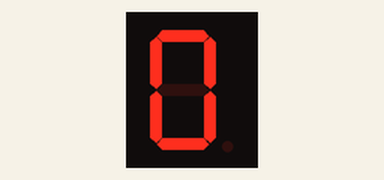
Recording of a sketch running on a simulated Arduino Uno, built with avr-gcc and run on an emulated ATmega328P. Shown: 1-digit seven-segment display. Wiring (inferred from the names in the program): 1-digit 7-segment display, segments lit when LOW: segments pin 1, pin 2, pin 3, pin 4, pin 5, pin 6, pin 7, pin 8. The segment pins are drawn as the display they are named for.

Above: at 4.1 s.
At 14.1 s:
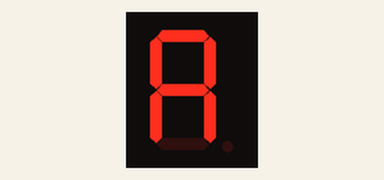
At 18.1 s:
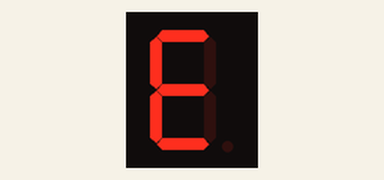
At 21.1 s:
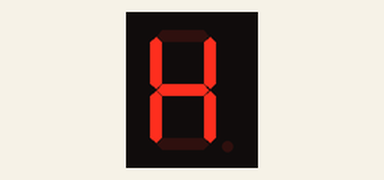
At 23.1 s:
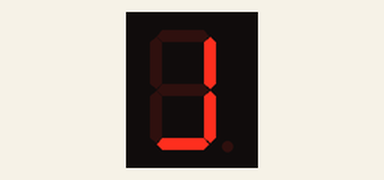
At 39.1 s:
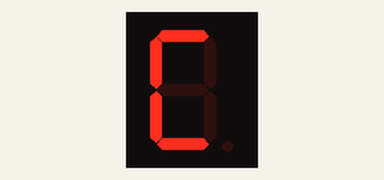

The sketch:

Seven_Segment_Display.ino
```cpp
/*
  Seven Segment Display
  Display numeric digits on a seven segment LED display.

  Daniel Porrey
  Snap Circuits - Seven Segment Display
  https://www.hackster.io/porrey/sc-sevensegmentdisplay

*/

// ***
// *** Specifies the amount of time (in milliseconds)
// *** to pause between turning the LEDs on and off.
// ***
#define DELAY 1000

// ***
// *** The pins used for each LED segment. The
// *** seven segment display has it's segments
// *** label A through G and DP for the period.
// ***
#define PIN_A  1
#define PIN_B  2
#define PIN_C  3
#define PIN_D  4
#define PIN_E  5
#define PIN_F  6
#define PIN_G  7
#define PIN_DP 8

// ***
// *** Specifies the index of each pin
// *** in the FONT array.
// ***
#define IDX_A  0
#define IDX_B  1
#define IDX_C  2
#define IDX_D  3
#define IDX_E  4
#define IDX_F  5
#define IDX_G  6
#define IDX_DP 7

// ***
// *** Defines the characters by specifying
// *** which segment is HIGH or lOW for the
// *** specific character.
// ***
#define CHARACTER_COUNT 23
const uint8_t FONT[CHARACTER_COUNT][8] =
{
//   A     B     C     D     E     F     G     DP      Character  Index
    {LOW,  LOW,  LOW,  LOW,  LOW,  LOW,  HIGH, HIGH }, // Zero    [ 0]
    {HIGH, LOW,  LOW,  HIGH, HIGH, HIGH, HIGH, HIGH }, // One     [ 1]
    {LOW,  LOW,  HIGH, LOW,  LOW,  HIGH, LOW,  HIGH }, // Two     [ 2]
    {LOW,  LOW,  LOW,  LOW,  HIGH, HIGH, LOW,  HIGH }, // Three   [ 3]
    {HIGH, LOW,  LOW,  HIGH, HIGH, LOW,  LOW,  HIGH }, // Four    [ 4]
    {LOW,  HIGH, LOW,  LOW,  HIGH, LOW,  LOW,  HIGH }, // Five    [ 5]
    {HIGH, HIGH, LOW,  LOW,  LOW,  LOW,  LOW,  HIGH }, // Six     [ 6]
    {LOW,  LOW,  LOW,  HIGH, HIGH, HIGH, HIGH, HIGH }, // Seven   [ 7]
    {LOW,  LOW,  LOW,  LOW,  LOW,  LOW,  LOW,  HIGH }, // Eight   [ 8]
    {LOW,  LOW,  LOW,  HIGH, HIGH, LOW,  LOW,  HIGH }, // Nine    [ 9]
    {LOW,  LOW,  LOW,  HIGH, LOW,  LOW,  LOW,  HIGH }, // A       [10]
    {LOW,  LOW,  LOW,  LOW,  LOW,  LOW,  LOW,  HIGH }, // B       [11]
    {LOW,  HIGH, HIGH, LOW,  LOW,  LOW,  HIGH, HIGH }, // C       [12]
    {LOW,  LOW,  LOW,  LOW,  LOW,  LOW,  HIGH, HIGH }, // D       [13]
    {LOW,  HIGH, HIGH, LOW,  LOW,  LOW,  LOW,  HIGH }, // E       [14]
    {LOW,  HIGH, HIGH, HIGH, LOW,  LOW,  LOW,  HIGH }, // F       [15]
    {LOW,  HIGH, LOW,  LOW,  LOW,  LOW,  LOW,  HIGH }, // G       [16]
    {HIGH, LOW,  LOW,  HIGH, LOW,  LOW,  LOW,  HIGH }, // H       [17]
    {HIGH, LOW,  LOW,  HIGH, HIGH, HIGH, HIGH, HIGH }, // I       [18]
    {HIGH, LOW,  LOW,  LOW,  HIGH, HIGH, HIGH, HIGH }, // J       [19]
    {HIGH, HIGH, HIGH, HIGH, HIGH, HIGH, HIGH, LOW  }, // Period  [20]
    {LOW,  LOW,  LOW,  LOW,  LOW,  LOW,  LOW,  LOW  }, // All On  [21]
    {HIGH, HIGH, HIGH, HIGH, HIGH, HIGH, HIGH, HIGH }  // All Off [22]
};

// ***
// *** Index of special characters
// *** in the FONT array
// ***
#define ALL_ON 21
#define ALL_OFF 22

// ***
// *** The setup function runs once when you press
// *** reset or power the board.
// ***
void setup()
{
  // ***
  // *** Set all pins to output mode
  // ***
  pinMode(PIN_A, OUTPUT);
  pinMode(PIN_B, OUTPUT);
  pinMode(PIN_C, OUTPUT);
  pinMode(PIN_D, OUTPUT);
  pinMode(PIN_E, OUTPUT);
  pinMode(PIN_F, OUTPUT);
  pinMode(PIN_G, OUTPUT);
  pinMode(PIN_DP, OUTPUT);

  // ***
  // *** LED Test: Turn all LEDs
  // *** on and then off.
  // ***
  DisplayCharacter(ALL_ON);
  delay(DELAY);
  delay(DELAY);
  DisplayCharacter(ALL_OFF);
  delay(DELAY);
  delay(DELAY);
}

// ***
// *** The loop function runs over
// *** and over again forever.
// ***
void loop()
{
  // ***
  // *** Display each character
  // *** in the FONT array
  // ***
  for(int i = 0; i < CHARACTER_COUNT; ++i)
  {
    DisplayCharacter(i);
    delay(DELAY);
  }
}

void DisplayCharacter(int charIndex)
{
  // ***
  // *** Set each pin according to the FONT
  // *** definition.
  // ***
  digitalWrite(PIN_A,  FONT[charIndex][IDX_A]);
  digitalWrite(PIN_B,  FONT[charIndex][IDX_B]);
  digitalWrite(PIN_C,  FONT[charIndex][IDX_C]);
  digitalWrite(PIN_D,  FONT[charIndex][IDX_D]);
  digitalWrite(PIN_E,  FONT[charIndex][IDX_E]);
  digitalWrite(PIN_F,  FONT[charIndex][IDX_F]);
  digitalWrite(PIN_G,  FONT[charIndex][IDX_G]);
  digitalWrite(PIN_DP, FONT[charIndex][IDX_DP]);
}
```

Measured:
- what the display in image 0 shows lasts 1.0 s, from 4.0 s to 5.0 s
